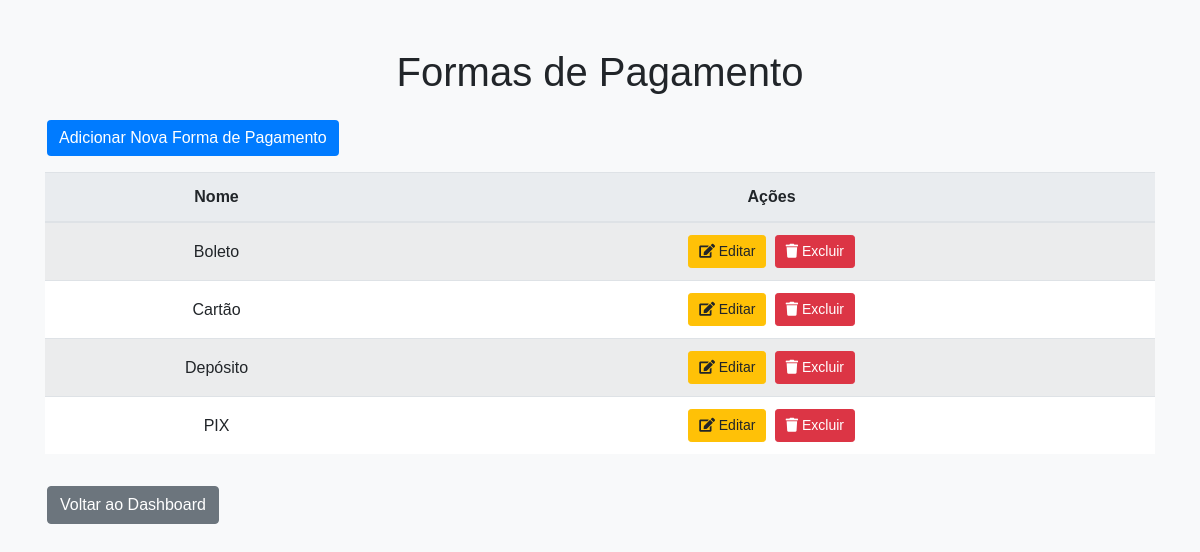
The page /listar_formas_captacao.php (signed in) on the database its author committed.
### tables this page shows
CREATE TABLE formas_pagamento (
        id INTEGER PRIMARY KEY AUTOINCREMENT,
        nome TEXT NOT NULL,
        user_id INTEGER,
        FOREIGN KEY (user_id) REFERENCES users(id)
    );

### config/functions.php (called while the page is built, shortened)
<?php
if (!function_exists('listarFormasPagamento')) {
    function listarFormasPagamento($pdo, $user_id) {
        $stmt = $pdo->prepare("SELECT id, nome FROM formas_pagamento WHERE user_id = :user_id ORDER BY nome ASC");
        $stmt->execute(['user_id' => $user_id]);
        return $stmt->fetchAll(PDO::FETCH_ASSOC);
    }
}
?>

### listar_formas_captacao.php (the view, shortened to what this page needs)
<?php
include('config/db.php');
include('config/functions.php');
$formas_pagamento = listarFormasPagamento($pdo, $_SESSION['user_id']);
?>
<!DOCTYPE html>
<html>
<head>
    <link rel="stylesheet" href="https://maxcdn.bootstrapcdn.com/bootstrap/4.5.2/css/bootstrap.min.css">
    <link rel="stylesheet" href="https://cdnjs.cloudflare.com/ajax/libs/font-awesome/5.15.3/css/all.min.css">
    <link rel="stylesheet" type="text/css" href="assets/css/styles.css">
</head>
<body>
    <div class="container mt-5">
        <h1 class="mb-4">Formas de Pagamento</h1>
        <a href="adicionar_forma_pagamento.php" class="btn btn-primary mb-3">Adicionar Nova Forma de Pagamento</a>
        <table class="table table-striped table-custom">
            <thead>
                <tr>
                    <th>Nome</th>
                    <th>Ações</th>
                </tr>
            </thead>
            <tbody>
                <?php foreach ($formas_pagamento as $forma_pagamento): ?>
                    <tr>
                        <td><?= htmlspecialchars($forma_pagamento['nome']) ?></td>
                        <td>
                            <a href="editar_forma_pagamento.php?id=<?= $forma_pagamento['id'] ?>" class="btn btn-sm btn-warning"><i class="fas fa-edit"></i> Editar</a>
                            <form method="post" style="display:inline;" class="form-excluir-forma-pagamento">
                                <button type="submit" name="excluir" class="btn btn-sm btn-danger" onclick="return confirm('Você tem certeza que deseja excluir esta forma de pagamento?');"><i class="fas fa-trash"></i> Excluir</button>
                            </form>
                        </td>
                    </tr>
                <?php endforeach; ?>
            </tbody>
        </table>
        <a href="dashboard.php" class="btn btn-secondary btn-voltar mt-3">Voltar ao Dashboard</a>
    </div>
</body>
</html>

### assets/css/styles.css (style rules this page uses)
body { font-family: Arial, sans-serif; }
.table-custom td, .table-custom th { padding: .25rem; vertical-align: middle; }
.table-custom td { white-space: nowrap; }
.table th, .table td { text-align: center; vertical-align: middle; }
.btn { margin-right: 5px; }
.btn-voltar { margin-top: 20px; }
body, html { height: 100%; margin: 0; }
.btn-primary { background-color: #007bff; border: none; font-size: 16px; }
body { background-color: #f8f9fa; }
h1 { text-align: center; margin-bottom: 20px; }
.table-custom th, .table-custom td { vertical-align: middle; text-align: center; }
.table-custom { width: 100%; margin-bottom: 1rem; color: #212529; border-collapse: collapse; }
.table-custom th, .table-custom td { padding: 0.75rem; border-top: 1px solid #dee2e6; }
.table-custom th { background-color: #e9ecef; }
.table-custom td { word-wrap: break-word; }
.table-custom tr:nth-of-type(odd) { background-color: #f8f9fa; }
.table-custom tr:nth-of-type(even) { background-color: #ffffff; }
.btn { margin: 0 2px; }
.btn-sm { padding: 5px 10px; }

### rows shown on the page
formas_pagamento: nome "Boleto"
formas_pagamento: nome "Cartão"
formas_pagamento: nome "Depósito"
formas_pagamento: nome "PIX"
